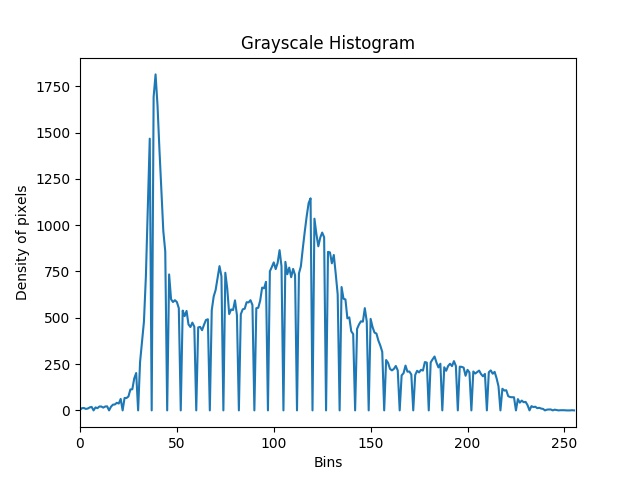
#> input picture examenPractico/HistNormalizado:Lena.jpg, 640 x 480 px
$ python pruebaJesus.py --image HistNormalizado:Lena.jpg   (older library calls are emulated)
#> lines starting #> are read from the running program, lines starting #| are printed output that depends on the picture; long printed decimals are rounded
from __future__ import print_function
from __future__ import division

import cv2
import argparse
from matplotlib import pyplot as plt
import numpy as np

ap = argparse.ArgumentParser()
ap.add_argument("-i", "--image", required = True, help = "Path to image")
args = vars(ap.parse_args())
imageName = args["image"]
print ("name:{}".format(imageName))


image = cv2.imread(args["image"])
#> image is the input picture: shape (480, 640, 3); mean B, G, R 248, 246, 242.6
imagePonderada = image

#Imprimimos el valor de ancho y alto de la imagen
print ("width:{}pixels".format(image.shape[1]))
#| width:640pixels
imageWidth = image.shape[1]
#> imageWidth = 640
print ("height:{}pixels".format(image.shape[0]))
#| height:480pixels
imageHeight = image.shape[0]
#> imageHeight = 480

cv2.imshow("Original", image)
hist = np.zeros((256,), dtype=np.int)
histNorm = np.zeros((256,), dtype=np.int)
maximo = 0
minimo = 256
maaximoNuevo = 0
minimoNuevo = 0

#Empezamos a recorrer los pixeles de cada imagen
for y in range(0, imageWidth):
	for x in range(0, imageHeight):
		#Obtenemos los valores RGB del pixel
		(b, g, r) = image[x,y]
		#Realizamos los calculos necesarios para cada tipo de conversion
		ponderado = 0.21*r + 0.72*g + 0.07*b
		intPonderado = int (ponderado)
		hist [intPonderado] = hist[intPonderado] + 1
		if (intPonderado > maximo) and (intPonderado < 256):
			maximo = intPonderado
		if (intPonderado < minimo) and (intPonderado > 0):
			minimo = intPonderado
		#Asignamos los valores calculados al pixel en la imagen final respectiva
		imagePonderada[x,y]=(ponderado, ponderado, ponderado)
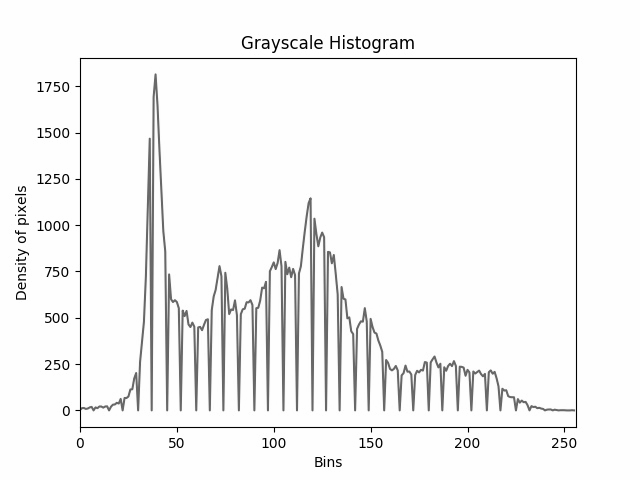
#> imagePonderada: shape (480, 640, 3); min 0, max 254, mean 244.6
#> after the loop, hist = 256 values, max 267461 at index 254, min 0 at index 5, mean 1200; maximo = 254; minimo = 1
		#print ("{}".format(intPonderado), end=" ")
	#print ("")
#imagenNormalizada = imagePonderada
plt.figure()
plt.title("Grayscale Histogram")
plt.xlabel("Bins")
plt.ylabel("Density of pixels")
plt.plot(hist)
plt.xlim ([0,256])
plt.savefig("Histograma:{}".format(imageName))
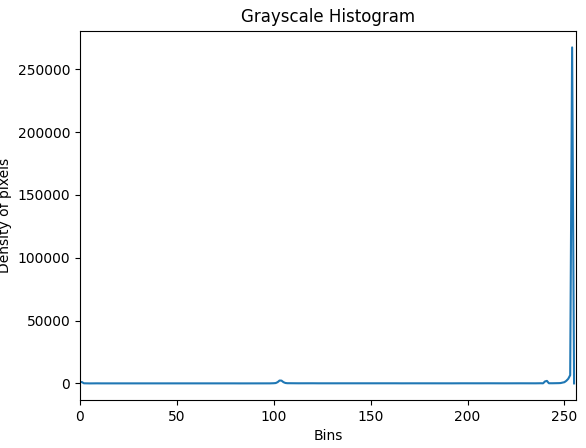
#> figure drawn by matplotlib, 1 panel; curve peaks at x = 254, y = 267461
cv2.imshow("Ponderada", imagePonderada)

print ("Maximo:{}".format(maximo))
#| Maximo:254
print ("Minimo:{}".format(minimo))
#| Minimo:1
maaximoNuevo = 255
minimoNuevo = 0
print ("Maximo nuevo:{}".format(maaximoNuevo))
print ("Minimo nuevo:{}".format(minimoNuevo))

imagenNormalizada = imagePonderada

factor = (maaximoNuevo-minimoNuevo)/(maximo-minimo)
#> factor = 1.01
print ("Factor:{}".format(factor))
#| Factor:1.008
for k in range (0, imageWidth):
	for l in range (0, imageHeight):
		imagenNormalizada [l,k] = (factor) * (imagenNormalizada[l,k] - minimo) - minimoNuevo

#Mostramos cada imagen en una ventana diferente

for y in range(0, imageWidth):
	for x in range(0, imageHeight):
		valor = imagenNormalizada[x,y]
		histNorm [valor] = histNorm[valor] + 1
#> after the loop, histNorm = 256 values, max 267461 at index 255, min 0 at index 4, mean 1200
plt.figure()
plt.title("Grayscale Histogram")
plt.xlabel("Bins")
plt.ylabel("Density of pixels")
plt.plot(histNorm)
plt.xlim ([0,256])
plt.savefig("HistNormalizado:{}".format(imageName))
#> figure, not shown here; curve peaks at x = 255, y = 267461
cv2.imshow("Normalizada", imagenNormalizada)
#image = cv2.cvtColor(image,cv2.COLOR_BGR2GRAY)
#cv2.imshow("B&W", image)

#hist = cv2.calcHist([image], [0], None, [256], [0, 256])

cv2.waitKey(0)

$ run again, on examenPractico/HistNormalizado:tec.jpg
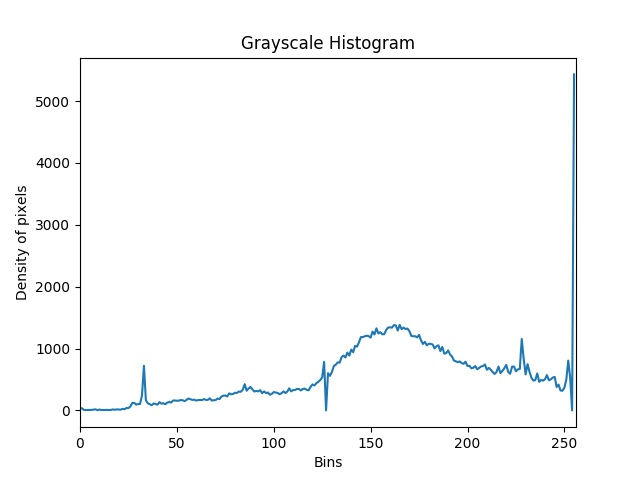
#> input picture examenPractico/HistNormalizado:tec.jpg, 640 x 480 px
#> image is the input picture: shape (480, 640, 3); mean B, G, R 250.8, 250.4, 249.6
#| width:640pixels
#| height:480pixels
#> after the loop `for y in range(0, imageWidth):`: hist = 256 values, max 288085 at index 254, min 0 at index 5, mean 1200; maximo = 254; minimo = 1
#> `plt.savefig("Histograma:{}".format(imageName))`:
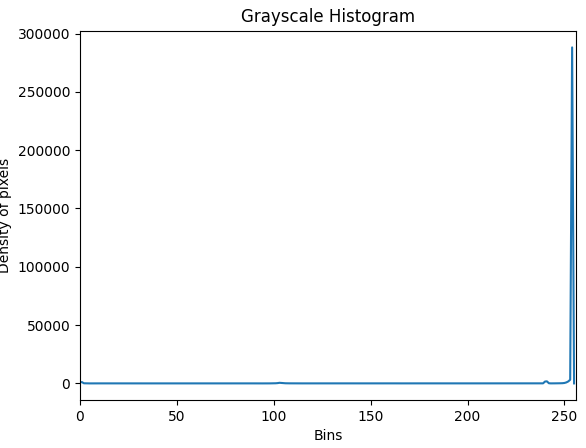
#> figure drawn by matplotlib, 1 panel; curve peaks at x = 254, y = 288085
#| Maximo:254
#| Minimo:1
#> factor = 1.01
#| Factor:1.008
#> after the loop `for y in range(0, imageWidth):`: histNorm = 256 values, max 288085 at index 255, min 0 at index 4, mean 1200

$ run again, on examenPractico/Histograma:Lena.jpg
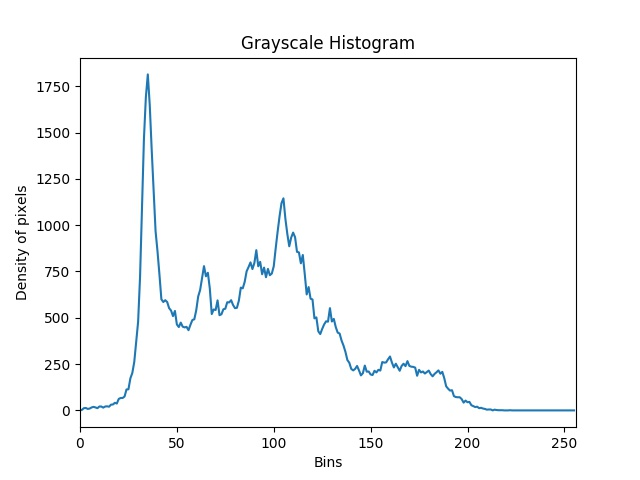
#> input picture examenPractico/Histograma:Lena.jpg, 640 x 480 px
#> image is the input picture: shape (480, 640, 3); mean B, G, R 250.4, 249.9, 248.9
#| width:640pixels
#| height:480pixels
#> after the loop `for y in range(0, imageWidth):`: hist = 256 values, max 285269 at index 254, min 0 at index 5, mean 1200; maximo = 254; minimo = 1
#> `plt.savefig("Histograma:{}".format(imageName))`:
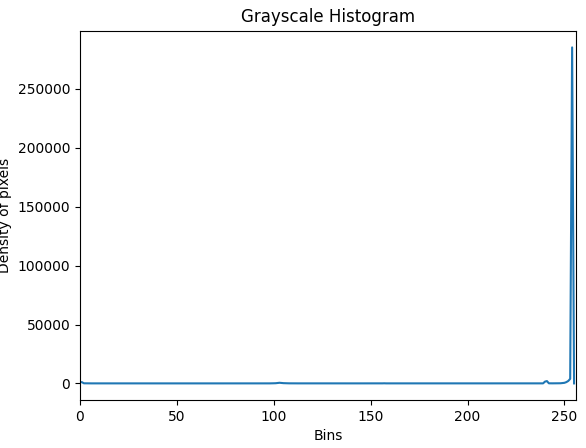
#> figure drawn by matplotlib, 1 panel; curve peaks at x = 254, y = 285269
#| Maximo:254
#| Minimo:1
#> factor = 1.01
#| Factor:1.008
#> after the loop `for y in range(0, imageWidth):`: histNorm = 256 values, max 285269 at index 255, min 0 at index 4, mean 1200

$ run again, on examenPractico/Histograma:gradients.jpg
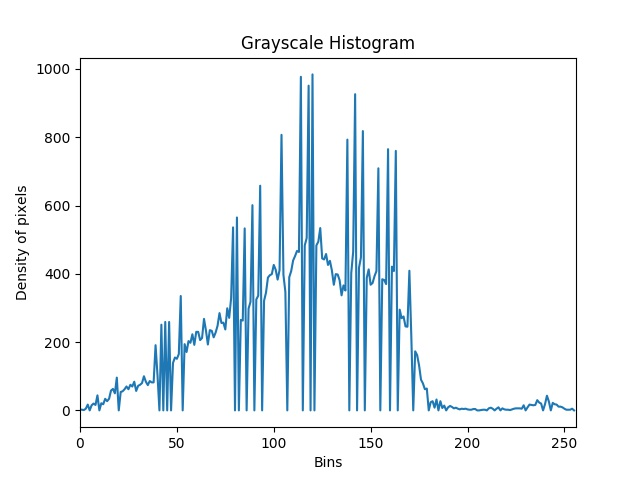
#> input picture examenPractico/Histograma:gradients.jpg, 640 x 480 px
#> image is the input picture: shape (480, 640, 3); mean B, G, R 246.8, 243.9, 239
#| width:640pixels
#| height:480pixels
#> after the loop `for y in range(0, imageWidth):`:
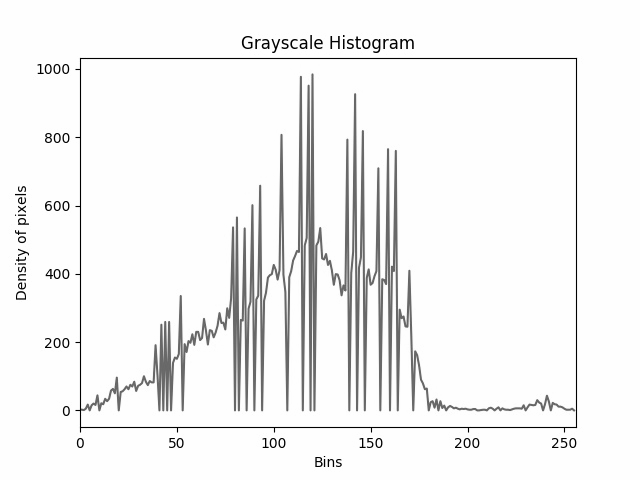
#> imagePonderada: shape (480, 640, 3); min 0, max 254, mean 242.2
#> after the loop `for y in range(0, imageWidth):`: hist = 256 values, max 261093 at index 254, min 0 at index 10, mean 1200; maximo = 254; minimo = 1
#> `plt.savefig("Histograma:{}".format(imageName))`:
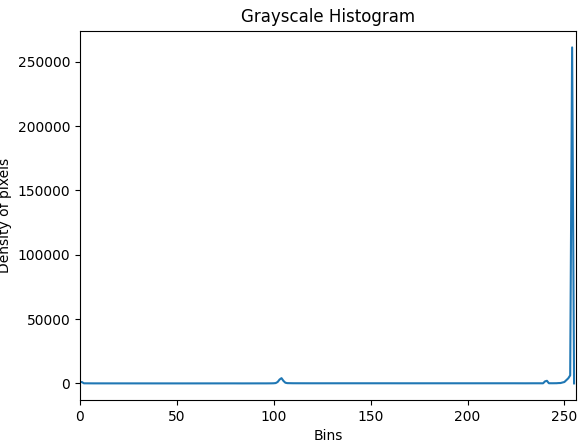
#> figure drawn by matplotlib, 1 panel; curve peaks at x = 254, y = 261093
#| Maximo:254
#| Minimo:1
#> factor = 1.01
#| Factor:1.008
#> after the loop `for y in range(0, imageWidth):`: histNorm = 256 values, max 261093 at index 255, min 0 at index 9, mean 1200
